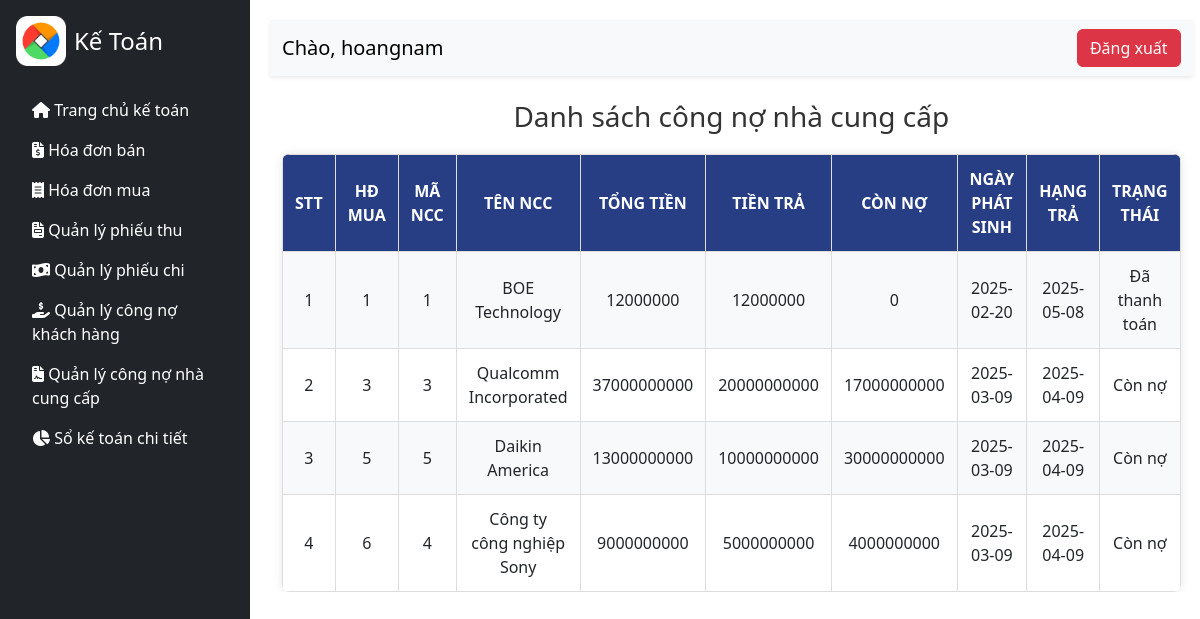
Page /index.php?act=debttosupplier (signed in) on the committed database.
### tables this page shows
CREATE TABLE `cong_no_tra` (
  `CNTR_ID` int(11) NOT NULL,
  `HDM_ID` int(11) NOT NULL,
  `CNTR_TONGTIEN` decimal(15,0) NOT NULL,
  `CNTR_SOTIENTRA` decimal(15,0) NOT NULL,
  `CNTR_CONNO` decimal(15,0) NOT NULL,
  `CNTR_NGAYPHATSINH` date NOT NULL,
  `CNTR_DUKIENTRA` date NOT NULL,
  `CNTR_TRANGTHAI` varchar(30) NOT NULL
);

CREATE TABLE `nha_cung_cap` (
  `NCC_ID` int(11) NOT NULL,
  `NCC_TEN` varchar(100) NOT NULL,
  `NCC_EMAIL` varchar(30) NOT NULL,
  `NCC_SDT` varchar(15) NOT NULL,
  `NCC_DIACHI` varchar(50) NOT NULL
);

### model/nhacungcap.php (called while the page is built, shortened)
<?php
function get_ds_no_ncc(){
    $conn = ketnoidb();
    $sql = "SELECT c.*, k.NCC_ID, k.NCC_TEN
            FROM cong_no_tra c
            JOIN hoa_don_mua h ON c.HDM_ID = h.HDM_ID
            JOIN nha_cung_cap k ON h.NCC_ID = k.NCC_ID"
            ;
    $stmt = $conn->prepare($sql);
    $stmt->execute();
    $stmt->setFetchMode(PDO::FETCH_ASSOC);
    $kq = $stmt->fetchAll();
    return $kq;
}
?>

### ketoan/debsupplier.php (the view, shortened to what this page needs)
<!DOCTYPE html>
<html lang="en">
<head>
    <link rel="stylesheet" href="view/CSS/ketoan.css">
    <link href="https://cdn.jsdelivr.net/npm/bootstrap@5.3.3/dist/css/bootstrap.min.css" rel="stylesheet">
    <link rel="stylesheet" href="https://cdnjs.cloudflare.com/ajax/libs/font-awesome/6.5.1/css/all.min.css">
</head>
<body>
     <div class="d-flex" id="wrapper">
        <div class="bg-dark text-white p-3" id="sidebar">
            <div class="d-flex align-items-center">
                <img src="images/logo.png" alt="Logo" class="img-fluid me-2" style="max-height: 50px;">
                <h4 class="mb-0">Kế Toán</h4>
            </div>
            <ul class="nav flex-column">
                <br>
                <li class="nav-item"><a href="index.php?act=ketoan" class="nav-link text-white"><i class="fas fa-home"></i> Trang chủ kế toán</a></li>
                <li class="nav-item"><a href="index.php?act=hdban" class="nav-link text-white"><i class="fas fa-file-invoice-dollar"></i> Hóa đơn bán</a></li>
                <li class="nav-item"><a href="index.php?act=hdmua" class="nav-link text-white"><i class="fas fa-receipt"></i> Hóa đơn mua</a></li>
                <li class="nav-item"><a href="index.php?act=dsphieuthu" class="nav-link text-white"><i class="fas fa-file-invoice"></i> Quản lý phiếu thu</a></li>
                <li class="nav-item"><a href="index.php?act=dsphieuchi" class="nav-link text-white"><i class="fas fa-money-bill-wave"></i> Quản lý phiếu chi</a></li>
                <li class="nav-item"><a href="index.php?act=CusDebt" class="nav-link text-white"><i class="fas fa-hand-holding-usd"></i> Quản lý công nợ khách hàng</a></li>
                <li class="nav-item"><a href="index.php?act=debttosupplier" class="nav-link text-white"><i class="fas fa-file-contract"></i> Quản lý công nợ nhà cung cấp</a></li>
                <li class="nav-item"><a href="index.php?act=soketoan" class="nav-link text-white"><i class="fas fa-chart-pie"></i> Sổ kế toán chi tiết</a></li>
            </ul>
        </div>
        <div id="page-content" class="w-100">
            <nav class="navbar navbar-expand-lg navbar-light bg-light shadow-sm">
                <div class="container-fluid">
                    <span class="navbar-brand">Chào, <?php echo $_SESSION['username']; ?></span>
                    <div class="out">
                        <a href="index.php?act=thoat"><button class="btn btn-danger" onclick="logout()">Đăng xuất</button></a>
                    </div>
                </div>
            </nav>
            <div class="container mt-4">
                <h3>Danh sách công nợ nhà cung cấp</h3>
                <table class="category-table">
                    <tr>
                        <th>STT</th>
                        <th>HĐ mua</th>
                        <th>Mã NCC</th>
                        <th>Tên NCC</th>
                        <th>Tổng tiền</th>
                        <th>Tiền trả</th>
                        <th>Còn nợ</th>
                        <th>Ngày phát sinh</th>
                        <th>Hạng trả</th>
                        <th>Trạng thái</th>
                    </tr>
                    <?php
                                if(isset($no_ncc) && (count($no_ncc) > 0)){
                                    $i=1;
                                    foreach ($no_ncc as $sp) {
                                        echo '<tr>
                                                <td>'.$i.'</td>
                                                <td>'.$sp['HDM_ID'].'</td>
                                                <td>'.$sp['NCC_ID'].'</td>
                                                <td>'.$sp['NCC_TEN'].'</td>
                                                <td>'.$sp['CNTR_TONGTIEN'].'</td>
                                                <td>'.$sp['CNTR_SOTIENTRA'].'</td>
                                                <td>'.$sp['CNTR_CONNO'].'</td>
                                                <td>'.$sp['CNTR_NGAYPHATSINH'].'</td>
                                                <td>'.$sp['CNTR_DUKIENTRA'].'</td>
                                                <td>'.$sp['CNTR_TRANGTHAI'].'</td>
                                                </td>
                                            </tr>';
                                            $i++;
                                    }
                                }
                                ?>
                </table>
            </div>
        </div>
    </div>
</body>
</html>

### view/CSS/ketoan.css (style rules this page uses)
body { font-family: Arial, sans-serif; }
#wrapper { display: flex; }
#sidebar { width: 250px; height: 100vh; position: fixed; }
#page-content { margin-left: 250px; padding: 20px; width: 100%; }

### ketoan/debsupplier.php (style rules this page uses)
.nav-link { transition: background-color 0.3s ease, color 0.3s ease; }
.container { max-width: 100%; overflow-x: auto; }
h3 { text-align: center; color: #333; margin-bottom: 20px; }
.category-table { width: 100%; border-collapse: collapse; background: #fff; box-shadow: 0px 0px 10px rgba(0, 0, 0, 0.1); border-radius: 8px; overflow: hidden; }
.category-table th, .category-table td { padding: 12px; text-align: center; border: 1px solid #ddd; }
.category-table th { background: rgb(39, 62, 133); color: white; font-weight: bold; text-transform: uppercase; }
.category-table tr:nth-child(even) { background: #f8f9fa; }

### rows in the picture
cong_no_tra: HDM_ID "1", nha_cung_cap.NCC_ID "1", nha_cung_cap.NCC_TEN "BOE Technology", CNTR_TONGTIEN "12000000", CNTR_SOTIENTRA "12000000", CNTR_CONNO "0", CNTR_NGAYPHATSINH "2025-02-20", CNTR_DUKIENTRA "2025-05-08", CNTR_TRANGTHAI "Đã thanh toán"
cong_no_tra: HDM_ID "3", nha_cung_cap.NCC_ID "3", nha_cung_cap.NCC_TEN "Qualcomm Incorporated", CNTR_TONGTIEN "37000000000", CNTR_SOTIENTRA "20000000000", CNTR_CONNO "17000000000", CNTR_NGAYPHATSINH "2025-03-09", CNTR_DUKIENTRA "2025-04-09", CNTR_TRANGTHAI "Còn nợ"
cong_no_tra: HDM_ID "5", nha_cung_cap.NCC_ID "5", nha_cung_cap.NCC_TEN "Daikin America", CNTR_TONGTIEN "13000000000", CNTR_SOTIENTRA "10000000000", CNTR_CONNO "30000000000", CNTR_NGAYPHATSINH "2025-03-09", CNTR_DUKIENTRA "2025-04-09", CNTR_TRANGTHAI "Còn nợ"
cong_no_tra: HDM_ID "6", nha_cung_cap.NCC_ID "4", nha_cung_cap.NCC_TEN "Công ty công nghiệp Sony", CNTR_TONGTIEN "9000000000", CNTR_SOTIENTRA "5000000000", CNTR_CONNO "4000000000", CNTR_NGAYPHATSINH "2025-03-09", CNTR_DUKIENTRA "2025-04-09", CNTR_TRANGTHAI "Còn nợ"

### other values in the picture
$_SESSION['username'] "hoangnam"
